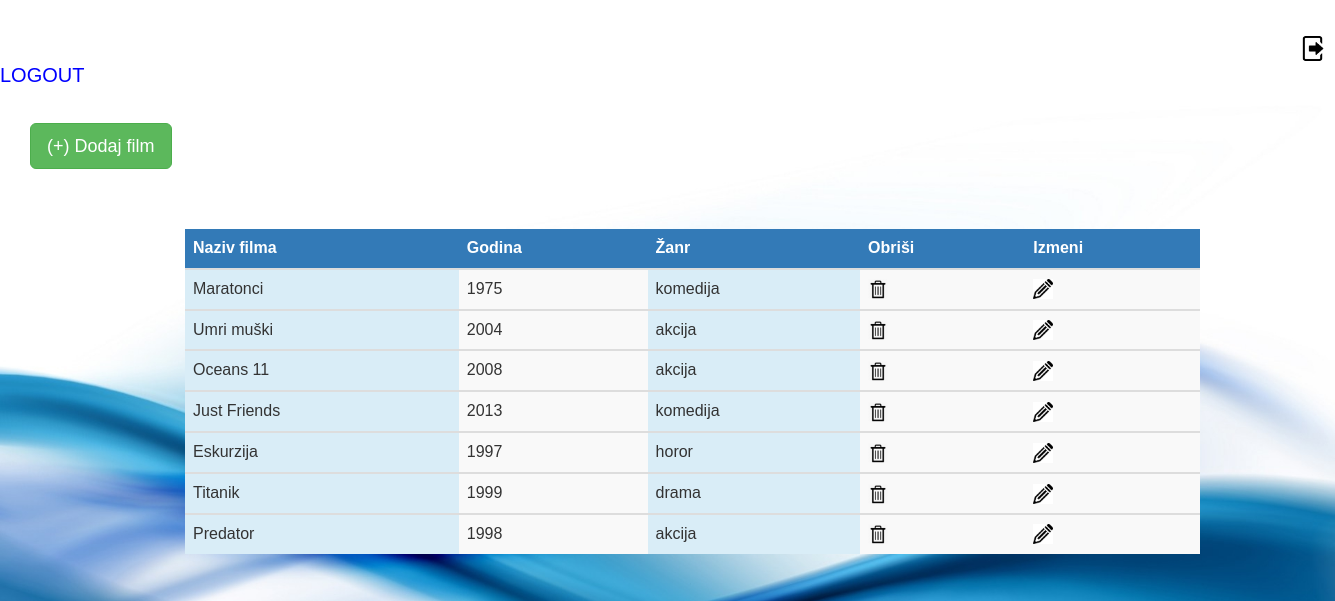
/admin.php (signed in), run on the app's committed database.
### tables this page shows
CREATE TABLE `films` (
  `id` int(10) NOT NULL,
  `name` varchar(100) NOT NULL,
  `year` int(10) NOT NULL,
  `genre` varchar(100) NOT NULL,
  `tekst` text NOT NULL
);

### admin.php (the view, shortened to what this page needs)
<?php
	include('includes/konekcija.php');
?>
<!doctype html>
<html>
<head>
<?php include('includes/head.php'); ?>
</head>
<body>
	<p>&nbsp;</p>
	<span  style="margin-left:1300px; margin-top: 30px;font-size: 20px;" ><a style="color: blue;"href="logout.php"><img src="images/logout.jpg" width="25" height="25"> LOGOUT</a></span>
	<p>&nbsp;</p>
	<p><a style="margin-left: 30px;" class="btn btn-success btn-lg" href="insert_artikal.php" role="button">(+) Dodaj film </a></p>
  <div class="container">
  <div class="row">
       <table style="margin-left: 200px; margin-top: 50px;" class="table table-striped">
           <thead class="bg-primary">
               <tr>
                   <th>Naziv filma</th>
                   <th>Godina</th>
                   <th>Žanr</th>
					<th>Obriši</th>
					<th>Izmeni</th>
               </tr>
           </thead>
		   <?php
			$query = mysqli_query($conn,"SELECT * FROM films ORDER BY id");
			while($row = mysqli_fetch_assoc($query)){
				$id = $row['id'];
				$year = $row['year'];
				$name = $row['name'];
				$genre = $row['genre'];
				?>
		  <tbody>
			   <tr>
					<td class="bg-info"><?php echo $name; ?> </a></td>
                    <td><?php echo $year ?></td>
                    <td class="bg-info"><?php echo $genre ?></td>
                    <td><a href="javascript:confirmDelete('delete_artikal.php?add=<?php echo $id; ?>')"</a><img src="images/delete.png" width="20" height="20"></td>
					<td><a href="edit_artikal.php?add=<?php echo $id; ?>"</a><img src="images/edit.png" width="20" height="20"></td>
              </tr>
			<?php
			}
			?>
           </tbody>
         </table>
   </div>
</div>
</body>
</html>

### includes/head.php (shortened to what this page needs)
<link href="css/style.css" type="text/css" rel="stylesheet" media="all">
<link rel="stylesheet" href="bootstrap-css/bootstrap.min.css">

### admin.php (style rules this page uses)
body { background:url("images/bg.jpg")no-repeat 0px 0px; font-family: Tahoma, Geneva, sans-serif; background-size: cover; background-attachment:fixed; background-position: bottom center; }

### data on the page
films: name "Maratonci", year "1975", genre "komedija"
films: name "Umri muški", year "2004", genre "akcija"
films: name "Oceans 11", year "2008", genre "akcija"
films: name "Just Friends", year "2013", genre "komedija"
films: name "Eskurzija", year "1997", genre "horor"
films: name "Titanik", year "1999", genre "drama"
films: name "Predator", year "1998", genre "akcija"
